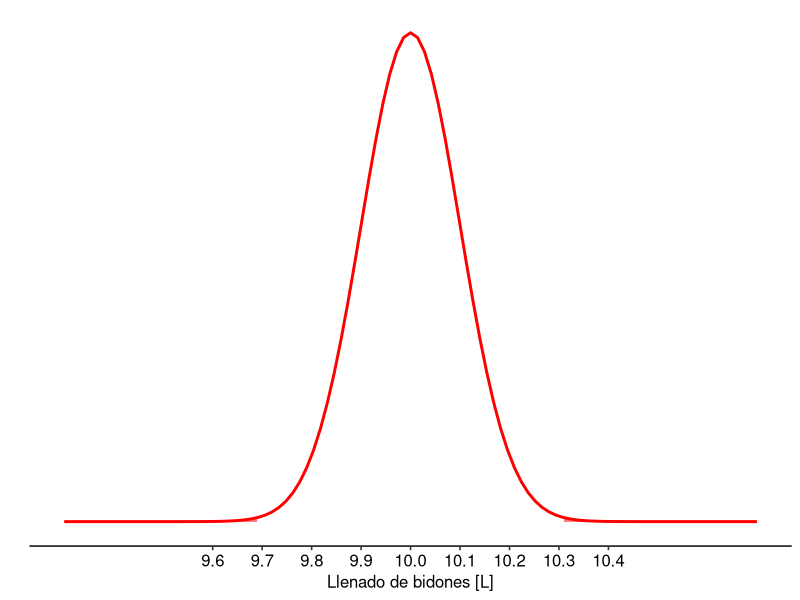
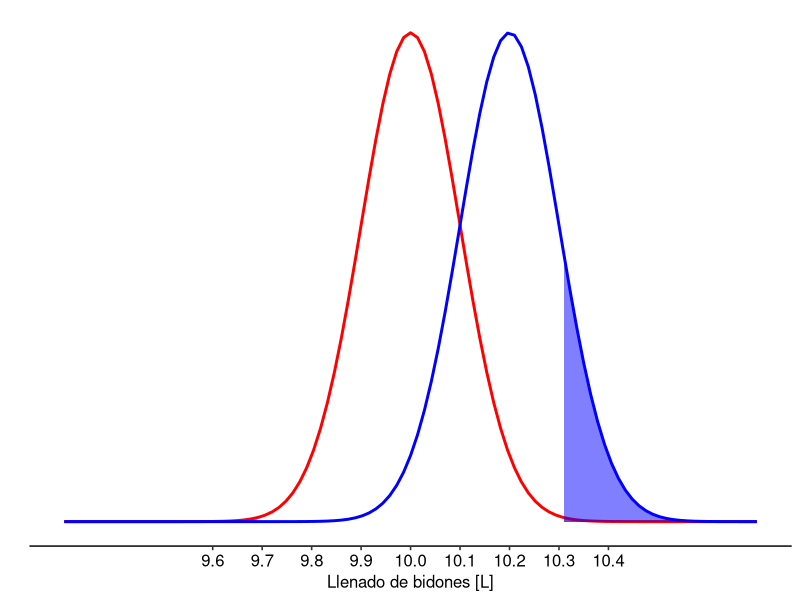
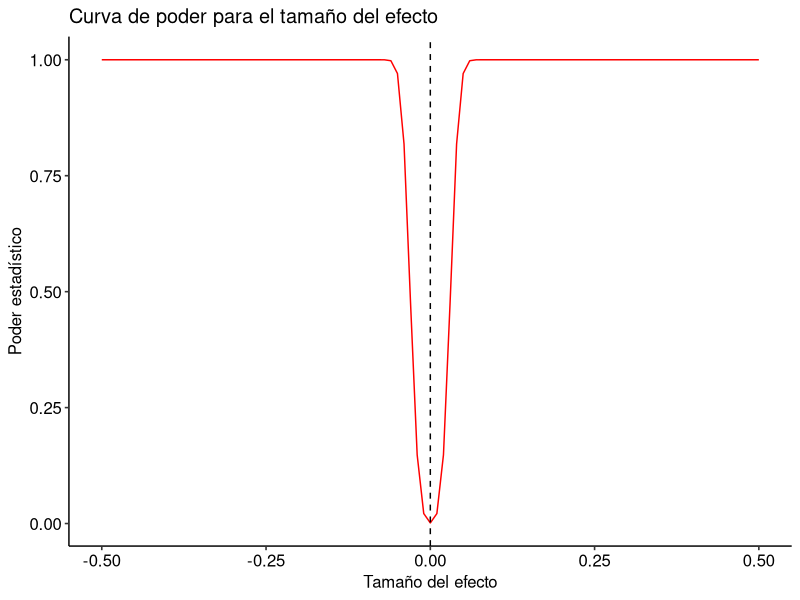

The R script that drew these images, in order:
## ---- chunk 1
knitr::opts_chunk$set(echo = TRUE)
library(ggpubr)
library(pwr)
library(tidyverse)
## ---- chunk 2
# Datos del contexto del problema
sigma = 1
n = 100
media_nula = 10
# Calculo del error estándar
SE = sigma/sqrt(n)
SE

#Intervalo en X con los datos de la distribución normal con media=10 y 
# desviación estándar = 0.1 en el eje Y, para graficar la distribución
x = seq(9.3, 10.7, 0.01)
y = dnorm(x, mean = media_nula, sd=SE)
df = data.frame(x, y)

#Construcción del gráfico con el data frame anterior
g = ggplot(data=df, aes(x))
g = g + stat_function(fun = dnorm, args=list(mean=media_nula, sd=SE), colour="red ", size=1)
g = g + ylab ("")
g = g + scale_y_continuous(breaks = NULL)
g = g + scale_x_continuous(name = "Llenado de bidones [L]", breaks=seq(9.6, 10.4, 0.1))
g = g + theme_pubr()

#Datos de la pregunta, que hacen referencia a las cotas inferior y superior en el gráfico para el alpha
q_critico_inferior = 9.7 # [-INF, 9.7] 
q_critico_superior = 10.3 # [10.3, INF]

#Se agrega al gráfico el área que existe en las cotas mencionadas y se muestra el gráfico
g = g + geom_area(data=subset(df, x < q_critico_inferior), aes(y=y), colour="red", fill="red", alpha = 0.5)
g = g + geom_area(data=subset(df, x > q_critico_superior), aes(y=y), colour="red", fill="red", alpha = 0.5)
print(g)

#Calculo del alpha (el área de las dos cotas)
alpha_medio_inf = pnorm(q_critico_inferior, mean = media_nula, sd=SE)
alpha_medio_sup = pnorm(q_critico_superior, mean = media_nula, sd=SE, lower.tail = FALSE)
alpha = alpha_medio_inf + alpha_medio_sup
print(alpha)
## ---- chunk 3
#Dato dado en la pregunta
media_efecto = 10.2

#Intervalo en X con los datos de la distribución normal con media=10.2 y 
# desviación estándar = 0.1 en el eje Y, para graficar la distribución a comparar
x1 = seq(9.3, 10.7, 0.01)
y1 = dnorm(x1, mean = media_efecto, sd=SE)
df1 = data.frame(x1, y1)

#Se agrega al gráfico de la pregunta 1 el nuevo gráfico generado por los datos del data frame anterior
g = g + stat_function(fun = dnorm, args=list(mean=media_efecto, sd=SE), colour="blue", size=1)
g = g + geom_area(data=subset(df1, x < q_critico_inferior), aes(x=x1, y=y1), colour="blue", fill="blue", alpha = 0.5)
g = g + geom_area(data=subset(df1, x > q_critico_superior), aes(x=x1, y=y1), colour="blue", fill="blue", alpha = 0.5)
print(g)

#Se calcula el poder estadístico con las cotas del gráfico anterior para este
# nuevo gráfico
poder_medio_inf = pnorm(q_critico_inferior, mean = media_efecto, sd = SE)
poder_medio_sup = pnorm(q_critico_superior, mean = media_efecto, sd = SE, lower.tail = FALSE)
poder = poder_medio_inf + poder_medio_sup
cat("Poder = ", poder, "\n")

#Se calcula el beta, el cual es la probabilidad de cometer un error de tipo II.
beta = 1 - poder
cat("Beta = ", beta, "\n")
## ---- chunk 4
#Se calcula el efecto según los datos de la pregunta y el contexto dado
efecto_izq = (9.5 - media_nula)/sigma
efecto_der = (10.5 - media_nula)/sigma
efecto = seq(efecto_izq, efecto_der, 0.01)

#Calculo del poder estadístico para el rango obtenido
poder_estadistico = power.t.test(n=n, delta=efecto, sd=SE, sig.level=alpha, type="one.sample", alternative="two.sided")$power

#Datos del tamaño del efecto en relación con el poder estadístico de cada uno
# a ser graficados
datos = data.frame(efecto, poder_estadistico)

#Creación del gráfico con los datos anteriores
g = ggplot(datos, aes(efecto, poder_estadistico))
g = g + geom_line(colour="red")
g = g + labs(colour="")
g = g + ylab("Poder estadístico")
g = g + xlab("Tamaño del efecto")
g = g + scale_color_manual(values=c("red", "blue", "chartreuse4", "orange"))
g = g + theme_pubr()
g = g + ggtitle("Curva de poder para el tamaño del efecto")
g = g + geom_vline(xintercept=0, linetype="dashed")
print(g)
## ---- chunk 5
#Calculo del numero de bidones para los datos otorgados en la pregunta, teniendo en cuenta 
# los datos otorgados en el contexto del problema
n_bidones = power.t.test(n=NULL, delta=0.2, sd=sigma, sig.level=0.05, power=0.75, type="one.sample", alternative="two.sided")$n
cat("Numero de bidones a revisar = ", floor(n_bidones), "\n")
## ---- chunk 6
#Calculo del numero de bidones para los datos otorgados en la pregunta, teniendo en cuenta 
# los datos otorgados en el contexto del problema
n_bidones = power.t.test(n=NULL, delta=0.2, sd=sigma, sig.level=0.01, power=0.75, type="one.sample", alternative="two.sided")$n
cat("Numero de bidones a revisar = ", floor(n_bidones), "\n")
